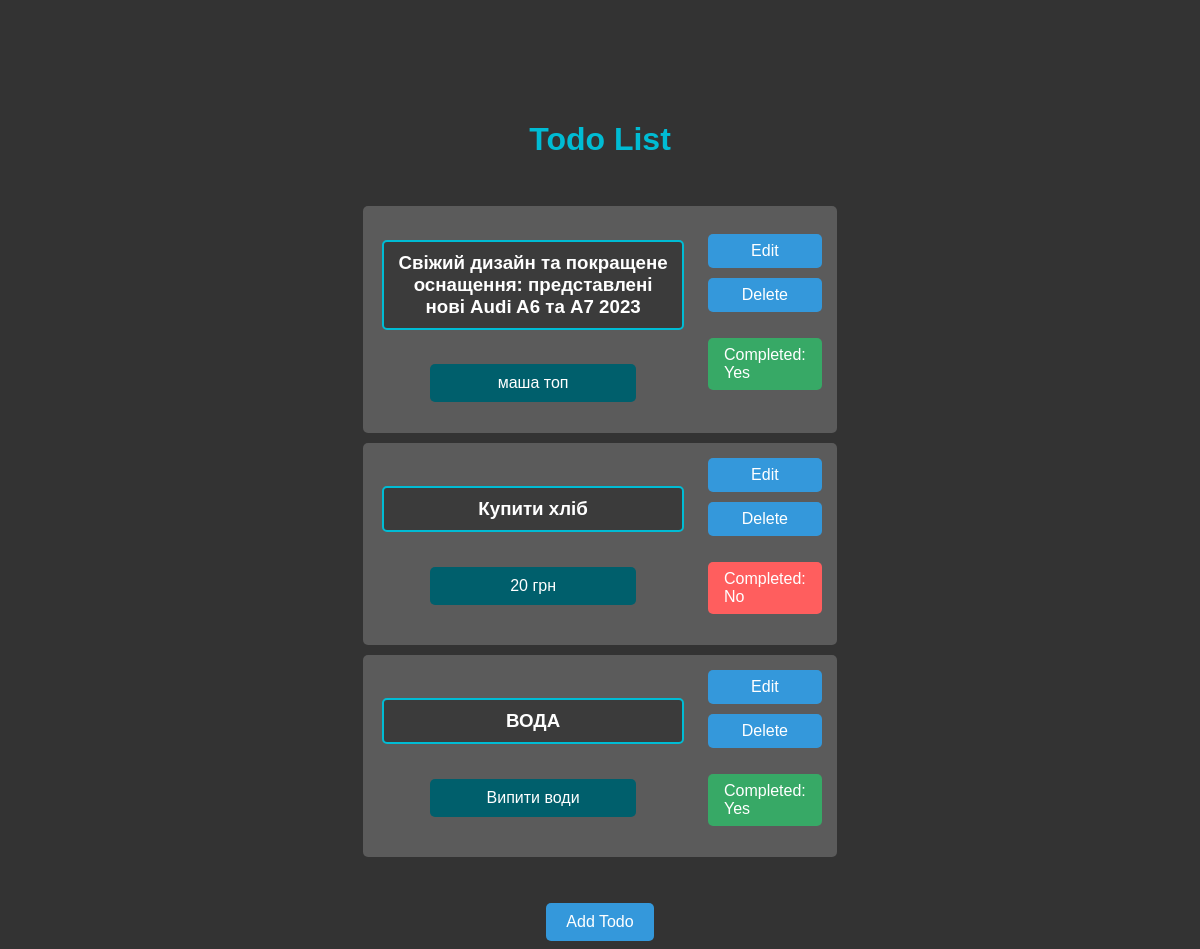
The page / on the database its author committed.
### app.py (models this page shows)
class Todo(db.Model):
    id = db.Column(db.Integer, primary_key=True)
    title = db.Column(db.String(200), nullable=False)
    description = db.Column(db.String(500))
    completed = db.Column(db.Boolean, default=False)

### app.py (the view)
@app.route('/')
def index():
    todos = Todo.query.all()
    return render_template('index.html', todos=todos)

### templates/index.html (shortened to what this page needs)
<!DOCTYPE html>
<html lang="en">
<head>
    <link href="../static/css/style.css" rel="stylesheet" />
</head>
<body>
    <div class="container">
        <h1>Todo List</h1>
        <ul>
            {% for todo in todos %}
            <li>
                <div class="title-description">
                    <h3 class="title-bg">{{ todo.title }}</h3>
                    <p class="description-bg">{{ todo.description }}</p>
                </div>
                <div class="actions">
                    <a href="{{ url_for('edit_todo', id=todo.id) }}" class="edit-btn">Edit</a>
                    <a href="{{ url_for('delete_todo', id=todo.id) }}" class="delete-btn">Delete</a>
                    {% if todo.completed %}
                    <p class="completed-bg-true">Completed: Yes</p>
                    {% else %}
                    <p class="completed-bg-false">Completed: No</p>
                    {% endif %}
                </div>
            </li>
            {% endfor %}
        </ul>
        <a href="{{ url_for('add_todo') }}" class="add-link">Add Todo</a>
    </div>
</body>
</html>

### static/css/style.css (style rules this page uses)
body { background-color: #333; color: #fff; font-family: Arial, sans-serif; }
h1, h3 { color: #00bcd4; text-align: center; }
ul { list-style-type: none; padding: 0; width: 50%; }
li { background-color: #5b5b5b; border-radius: 5px; margin: 10px 0; padding: 15px; display: flex; justify-content: space-between; align-items: center; }
.container { width: 80%; margin: auto; margin-top: 100px; display: flex; flex-direction: column; align-items: center; }
.actions { display: flex; gap: 10px; flex-direction: column; flex: 0.6; }
.edit-btn, .delete-btn { display: inline-block; padding: 8px 16px; text-align: center; text-decoration: none; background-color: #3498db; color: #ffffff; border-radius: 5px; transition: background-color 0.3s ease; }
.add-link { display: inline-block; background-color: #3498db; color: #ffffff; text-decoration: none; padding: 10px 20px; margin: 20px auto 0 auto; border-radius: 5px; text-align: center; transition: background-color 0.3s ease; }
.title-description { display: flex; align-items: center; flex-direction: column; justify-content: space-between; flex: 2; margin-right: 20px; }
.title-bg { background-color: #3b3b3b; border: 2px solid #00bcd4; width: 90%; }
.description-bg { background: #005f6c; width: 60%; text-align: center; }
.title-bg, .description-bg { color: #ffffff; padding: 10px; border-radius: 5px; }
.completed-bg-true { background: #37a966; color: #ffffff; border-radius: 5px; padding: 8px 16px; }
.completed-bg-false { background: #ff5e5e; color: #ffffff; border-radius: 5px; padding: 8px 16px; }

### rows shown on the page
Todo: title "Свіжий дизайн та покращене оснащення: представлені нові Audi A6 та A7 2023", description "маша топ", completed "Completed: Yes"
Todo: title "Купити хліб", description "20 грн", completed "Completed: No"
Todo: title "ВОДА", description "Випити води", completed "Completed: Yes"
